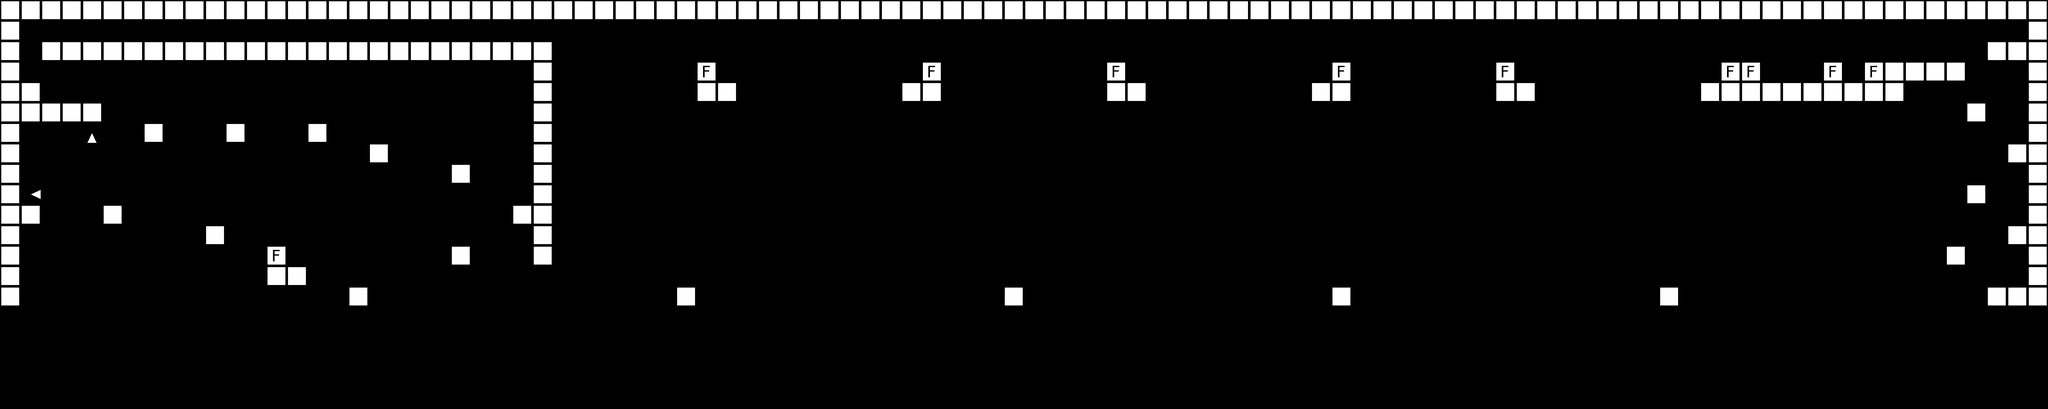

The image is a tile-based game level rendered from a .tmx file. Its description and source (layers, tilesets, objects; grid data summarised) follow:
An orthogonal 100x20 tile map with 64x64 px tiles, 1 tile layer (Blocks) and 32 objects (31x MovingPlatform, Finish).

<map version="1.0" orientation="orthogonal" width="100" height="20" tilewidth="64" tileheight="64">
 <tileset firstgid="1" name="Sheet" tilewidth="64" tileheight="64">
  <image source="../../../TextureSheets/Sheet.png" width="128" height="128" />
 </tileset>
 <objectgroup name="Objects" width="100" height="20">
  <object name="Finish" x="6273" y="66" width="65" height="62" />
  <object name="MovingPlatform" x="1730" y="254" width="435" height="63">
   <properties>
    <property name="speed" value="5" />
    <property name="startDir" value="1" />
    <property name="startOffset" value="0" />
   </properties>
  </object>
  <object name="MovingPlatform" x="1185" y="895" width="987" height="63">
   <properties>
    <property name="speed" value="50" />
    <property name="startDir" value="1" />
    <property name="startOffset" value="200" />
   </properties>
  </object>
  <object name="MovingPlatform" x="1177" y="894" width="987" height="63">
   <properties>
    <property name="speed" value="50" />
    <property name="startDir" value="1" />
    <property name="startOffset" value="50" />
   </properties>
  </object>
  <object name="MovingPlatform" x="1175" y="893" width="987" height="63">
   <properties>
    <property name="speed" value="50" />
    <property name="startDir" value="1" />
    <property name="startOffset" value="100" />
   </properties>
  </object>
  <object name="MovingPlatform" x="1181" y="893" width="987" height="63">
   <properties>
    <property name="speed" value="50" />
    <property name="startDir" value="1" />
    <property name="startOffset" value="150" />
   </properties>
  </object>
  <object name="MovingPlatform" x="1180" y="898" width="987" height="63">
   <properties>
    <property name="speed" value="50" />
    <property name="startDir" value="1" />
    <property name="startOffset" value="0" />
   </properties>
  </object>
  <object name="MovingPlatform" x="2199" y="897" width="987" height="63">
   <properties>
    <property name="speed" value="50" />
    <property name="startDir" value="1" />
    <property name="startOffset" value="200" />
   </properties>
  </object>
  <object name="MovingPlatform" x="2191" y="896" width="987" height="63">
   <properties>
    <property name="speed" value="50" />
    <property name="startDir" value="1" />
    <property name="startOffset" value="50" />
   </properties>
  </object>
  <object name="MovingPlatform" x="2189" y="895" width="987" height="63">
   <properties>
    <property name="speed" value="50" />
    <property name="startDir" value="1" />
    <property name="startOffset" value="100" />
   </properties>
  </object>
  <object name="MovingPlatform" x="2195" y="895" width="987" height="63">
   <properties>
    <property name="speed" value="50" />
    <property name="startDir" value="1" />
    <property name="startOffset" value="150" />
   </properties>
  </object>
  <object name="MovingPlatform" x="2194" y="900" width="987" height="63">
   <properties>
    <property name="speed" value="50" />
    <property name="startDir" value="1" />
    <property name="startOffset" value="0" />
   </properties>
  </object>
  <object name="MovingPlatform" x="3218" y="893" width="987" height="63">
   <properties>
    <property name="speed" value="50" />
    <property name="startDir" value="1" />
    <property name="startOffset" value="200" />
   </properties>
  </object>
  <object name="MovingPlatform" x="3210" y="892" width="987" height="63">
   <properties>
    <property name="speed" value="50" />
    <property name="startDir" value="1" />
    <property name="startOffset" value="50" />
   </properties>
  </object>
  <object name="MovingPlatform" x="3208" y="891" width="987" height="63">
   <properties>
    <property name="speed" value="50" />
    <property name="startDir" value="1" />
    <property name="startOffset" value="100" />
   </properties>
  </object>
  <object name="MovingPlatform" x="3214" y="891" width="987" height="63">
   <properties>
    <property name="speed" value="50" />
    <property name="startDir" value="1" />
    <property name="startOffset" value="150" />
   </properties>
  </object>
  <object name="MovingPlatform" x="3213" y="896" width="987" height="63">
   <properties>
    <property name="speed" value="50" />
    <property name="startDir" value="1" />
    <property name="startOffset" value="0" />
   </properties>
  </object>
  <object name="MovingPlatform" x="4238" y="895" width="987" height="63">
   <properties>
    <property name="speed" value="50" />
    <property name="startDir" value="1" />
    <property name="startOffset" value="200" />
   </properties>
  </object>
  <object name="MovingPlatform" x="4230" y="894" width="987" height="63">
   <properties>
    <property name="speed" value="50" />
    <property name="startDir" value="1" />
    <property name="startOffset" value="50" />
   </properties>
  </object>
  <object name="MovingPlatform" x="4228" y="893" width="987" height="63">
   <properties>
    <property name="speed" value="50" />
    <property name="startDir" value="1" />
    <property name="startOffset" value="100" />
   </properties>
  </object>
  <object name="MovingPlatform" x="4234" y="893" width="987" height="63">
   <properties>
    <property name="speed" value="50" />
    <property name="startDir" value="1" />
    <property name="startOffset" value="150" />
   </properties>
  </object>
  <object name="MovingPlatform" x="4233" y="898" width="987" height="63">
   <properties>
    <property name="speed" value="50" />
    <property name="startDir" value="1" />
    <property name="startOffset" value="0" />
   </properties>
  </object>
  <object name="MovingPlatform" x="5254" y="891" width="987" height="63">
   <properties>
    <property name="speed" value="50" />
    <property name="startDir" value="1" />
    <property name="startOffset" value="200" />
   </properties>
  </object>
  <object name="MovingPlatform" x="5246" y="890" width="987" height="63">
   <properties>
    <property name="speed" value="50" />
    <property name="startDir" value="1" />
    <property name="startOffset" value="50" />
   </properties>
  </object>
  <object name="MovingPlatform" x="5244" y="889" width="987" height="63">
   <properties>
    <property name="speed" value="50" />
    <property name="startDir" value="1" />
    <property name="startOffset" value="100" />
   </properties>
  </object>
  <object name="MovingPlatform" x="5250" y="889" width="987" height="63">
   <properties>
    <property name="speed" value="50" />
    <property name="startDir" value="1" />
    <property name="startOffset" value="150" />
   </properties>
  </object>
  <object name="MovingPlatform" x="5249" y="894" width="987" height="63">
   <properties>
    <property name="speed" value="50" />
    <property name="startDir" value="1" />
    <property name="startOffset" value="0" />
   </properties>
  </object>
  <object name="MovingPlatform" x="2309" y="257" width="497" height="61">
   <properties>
    <property name="speed" value="5" />
    <property name="startDir" value="1" />
    <property name="startOffset" value="380" />
   </properties>
  </object>
  <object name="MovingPlatform" x="2950" y="256" width="489" height="56">
   <properties>
    <property name="speed" value="5" />
    <property name="startDir" value="1" />
    <property name="startOffset" value="0" />
   </properties>
  </object>
  <object name="MovingPlatform" x="3585" y="259" width="497" height="57">
   <properties>
    <property name="speed" value="5" />
    <property name="startDir" value="1" />
    <property name="startOffset" value="380" />
   </properties>
  </object>
  </objectgroup>
 <layer name="Blocks" width="100" height="20">
  <data>[2000 cells, 230 non-empty, 4 distinct tile ids]</data>
 </layer>
</map>
<!-- 2 of 32 objects omitted -->